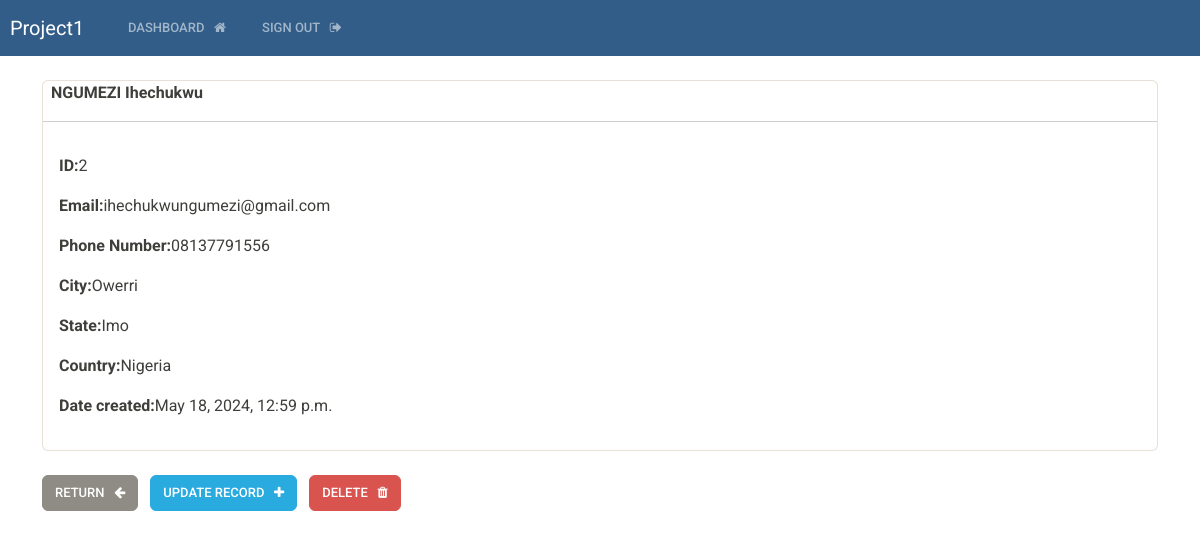
The app's page /view-record/2 (signed in) with its own data.
### crud/models.py (models this page shows, shortened)
class Record(models.Model):
    user = models.ForeignKey(User, on_delete=models.CASCADE)
    creation_date = models.DateTimeField(auto_now_add=True)
    first_name = models.CharField(max_length=100)
    last_name = models.CharField(max_length=100)
    email = models.EmailField(max_length=100)
    phone = models.CharField(max_length=15)
    city = models.CharField(max_length=100)
    state = models.CharField(max_length=100)
    country = models.CharField(max_length=100)

### crud/views.py (the view)
# urls.py: path('view-record/<int:pk>', views.view_record, name='view-record'),
@login_required(login_url='my-login')
def view_record(request, pk):
    record = get_object_or_404(Record, user=request.user, id=pk)
    context = {'record':record}
    return render(request, 'crud/view-record.html', context=context)

### crud/templates/crud/view-record.html (shortened to what this page needs)
{% extends 'crud/base.html' %}
{% block content %}
<body>
<div class="card">
    <strong>
        {{record.last_name | upper}}
        {{record.first_name}}
        <hr>
    </strong>
    <div class="card-body">
    <p><strong>ID:</strong>{{record.id}}</p>
    <p><strong>Email:</strong>{{record.email}}</p>
    <p><strong>Phone Number:</strong>{{record.phone}}</p>
    <p><strong>City:</strong>{{record.city}}</p>
    <p><strong>State:</strong>{{record.state}}</p>
    <p><strong>Country:</strong>{{record.country}}</p>
    <p><strong>Date created:</strong>{{record.creation_date}}</p>
    </div>
</div>
<br>
<a href="{% url 'dashboard' %}" class="btn btn-secondary">Return &nbsp; <i class="fa fa-arrow-left" aria-hidden="true"></i></a>
<a href="{% url 'update-record'  record.id  %}" class="btn btn-info">Update record &nbsp; <i class="fa fa-plus" aria-hidden="true"></i></a>
<a href="{% url 'delete-record' record.id  %}" class="btn btn-danger">Delete &nbsp; <i class="fa fa-trash" aria-hidden="true"></i></a>
</body>
{% endblock %}

### records on screen
Record: last_name "NGUMEZI", first_name "Ihechukwu", id "2", email "ihechukwungumezi@gmail.com", phone "08137791556", city "Owerri", state "Imo", country "Nigeria", creation_date "May 18, 2024, 12:59 p.m."
